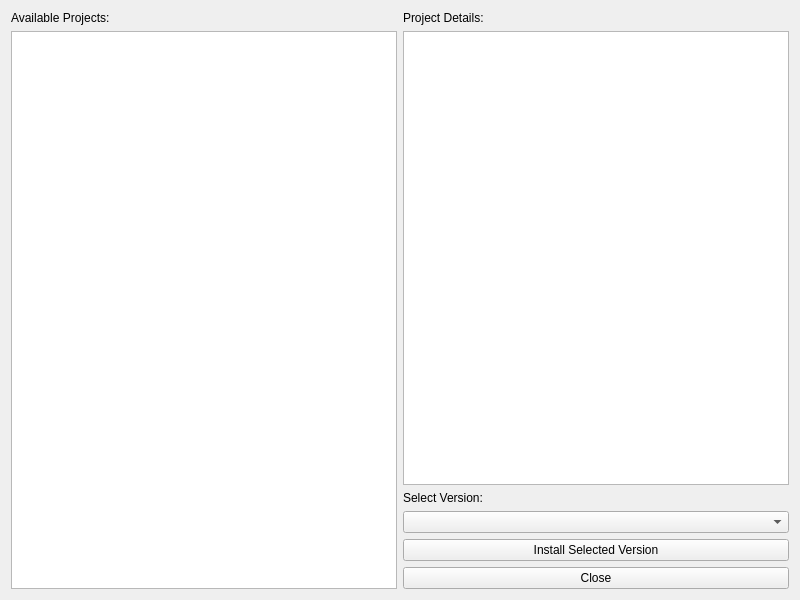
<?xml version="1.0" encoding="UTF-8"?>
<ui version="4.0">
 <class>RepoBrowserDialog</class>
 <widget class="QWidget" name="RepoBrowserDialog">
  <property name="geometry">
   <rect>
    <x>0</x>
    <y>0</y>
    <width>800</width>
    <height>600</height>
   </rect>
  </property>
  <property name="windowTitle">
   <string>Mod Repository Browser</string>
  </property>
  <layout class="QHBoxLayout" name="horizontalLayout">
   <item>
    <layout class="QVBoxLayout" name="leftLayout">
     <item>
      <widget class="QLabel" name="label">
       <property name="text">
        <string>Available Projects:</string>
       </property>
      </widget>
     </item>
     <item>
      <widget class="QListWidget" name="projectList"/>
     </item>
    </layout>
   </item>
   <item>
    <layout class="QVBoxLayout" name="rightLayout">
     <item>
      <widget class="QLabel" name="label_2">
       <property name="text">
        <string>Project Details:</string>
       </property>
      </widget>
     </item>
     <item>
      <widget class="QTextBrowser" name="detailsBrowser">
       <property name="openExternalLinks">
        <bool>true</bool>
       </property>
      </widget>
     </item>
     <item>
      <widget class="QLabel" name="label_3">
       <property name="text">
        <string>Select Version:</string>
       </property>
      </widget>
     </item>
     <item>
      <widget class="QComboBox" name="versionCombo"/>
     </item>
     <item>
      <widget class="QPushButton" name="installBtn">
       <property name="text">
        <string>Install Selected Version</string>
       </property>
      </widget>
     </item>
     <item>
      <widget class="QPushButton" name="closeBtn">
       <property name="text">
        <string>Close</string>
       </property>
      </widget>
     </item>
    </layout>
   </item>
  </layout>
 </widget>
 <resources/>
 <connections/>
</ui>
